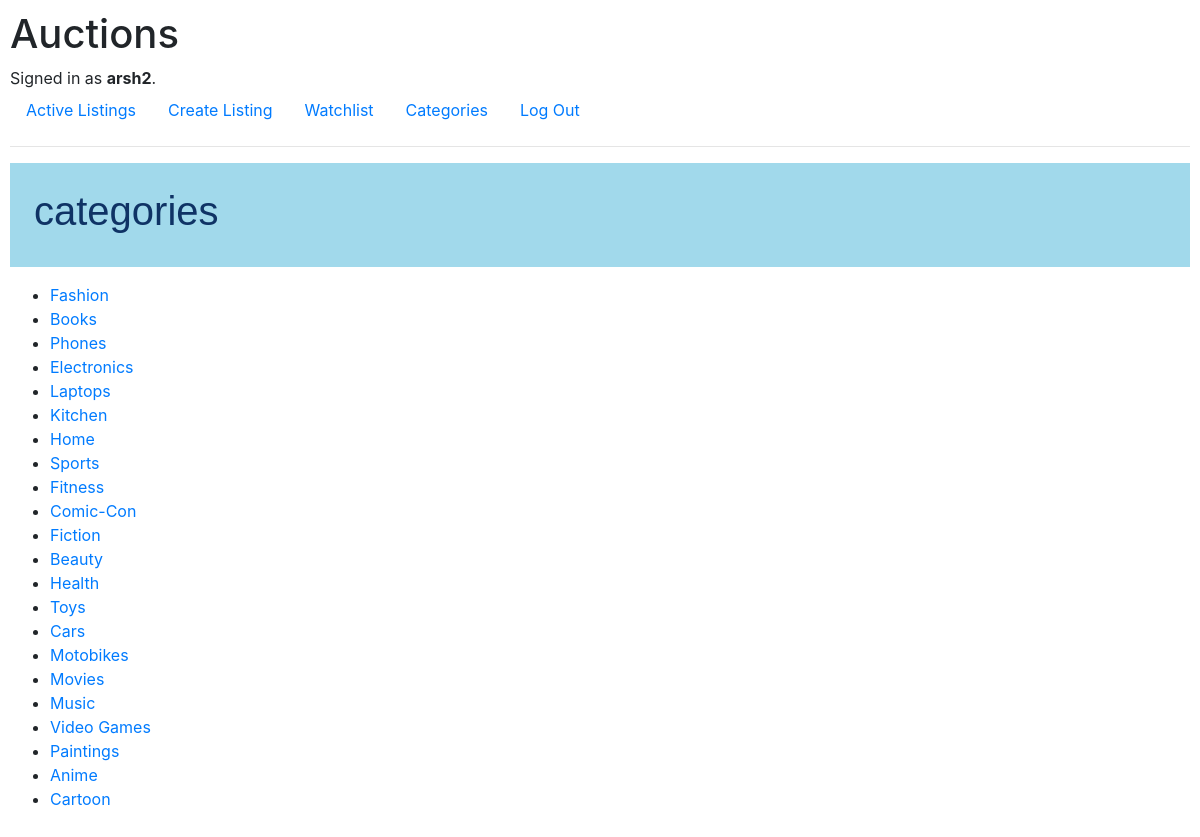
/auctions/categories (signed in), run on the app's committed database.
### auctions/models.py (models this page shows, shortened)
class User(AbstractUser):
    firstName = models.CharField(max_length=64, default="first name")
    lastName  = models.CharField(max_length=64, default="last name")

class Category(models.Model):
    name = models.CharField(max_length=64, unique=True)
    def __str__(self):
        return f"{self.name}"

### auctions/views.py (the view)
# urls.py: path("categories", views.categories_page, name="categories"),
def categories_page(request):
    global watchCounter
    categories = Category.objects.all()
    print(categories)
    params = {
    "watchCounter": watchCounter,
    "categories": categories
    }
    return render(request, "auctions/categories.html", params)

### auctions/templates/auctions/categories.html (shortened to what this page needs)
{% extends "auctions/layout.html" %}
{% block watchlist %}
<a class="nav-link" href="{% url 'watchlist' %}">Watchlist
</a>
{% endblock %}
{% block body %}
<div class="section-heading p-4 mb-3">
    <h1>categories</h1>
</div>
<ul>
    {% for category in categories %}
    <li><a href="{% url "categoryListings" category.name %}">{{category.name}}</a></li>
    {% empty %}
    <li><strong>No Categories</strong></li>
    {% endfor %}
</ul>
{% endblock %}

### auctions/templates/auctions/layout.html (shortened to what this page needs)
{% load static %}
<!DOCTYPE html>
<html lang="en">
    <head>
        <link rel="stylesheet"
            href="https://stackpath.bootstrapcdn.com/bootstrap/4.4.1/css/bootstrap.min.css"
>
        <link href="{% static 'auctions/styles.css' %}" rel="stylesheet">
    </head>
    <body>
        <h1>Auctions</h1>
        <div>
            {% if user.is_authenticated %}
            Signed in as <strong>{{ user.username }}</strong>.
            {% else %}
            Not signed in.
            {% endif %}
        </div>
        <ul class="nav">
            <li class="nav-item">
                <a class="nav-link" href="{% url 'index' %}">Active Listings</a>
            </li>
            {% if user.is_authenticated %}
            <li class="nav-item">
                <a class="nav-link" href="{% url 'create' request.user.username %}">Create
                    Listing</a>
            </li>
            <li>{% block watchlist %}
                {% endblock %}</li>
            <li class="nav-item">
                <a class="nav-link" href="{% url 'categories' %}">Categories</a>
            </li>
            <li class="nav-item">
                <a class="nav-link" href="{% url 'logout' %}">Log Out</a>
            </li>
            {% endif %}
        </ul>
        <hr>
        {% block body %}
        {% endblock %}
    </body>
</html>

### auctions/static/auctions/styles.css (style rules this page uses)
body { padding: 10px; }
.section-heading h1 { color : #0f3365; font-family: sans-serif; }
.section-heading { background-color: #a1d9eb; }

### data on the page
User: username "arsh2"
Category: name "Fashion"
Category: name "Books"
Category: name "Phones"
Category: name "Electronics"
Category: name "Laptops"
Category: name "Kitchen"
Category: name "Home"
Category: name "Sports"
Category: name "Fitness"
Category: name "Comic-Con"
Category: name "Fiction"
Category: name "Beauty"
Category: name "Health"
Category: name "Toys"
Category: name "Cars"
Category: name "Motobikes"
Category: name "Movies"
Category: name "Music"
Category: name "Video Games"
Category: name "Paintings"
Category: name "Anime"
Category: name "Cartoon"
